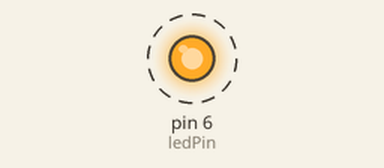
This sketch was run on a simulated Arduino Uno, built with avr-gcc and run on an emulated ATmega328P. Parts: output pins drawn as LEDs (lit = HIGH). Dashed ring = blinking.

Above: at 0.16 s.
Timing chart, 0 to 3.0 s (numbered marks = the images above):
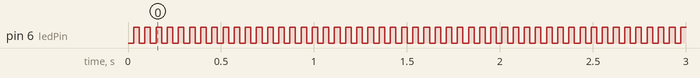

Measured:
- by itself, pin 6 (ledPin): alternates HIGH for 0.03 s and LOW for 0.03 s
- by itself, everything shown: repeats every 23.0 s, in 48 steps

The sketch:

nodelayblink.ino
```cpp
const int ledPin =  6;      // the number of the LED pin
byte level = 0;
unsigned long currentTime;  // could use micros also for more precise timing
unsigned long previousTime;
unsigned long elapsedTime;
unsigned long halfPeriod = 30;

void setup() {
  // set the digital pin as output: =
  pinMode(ledPin, OUTPUT);
}

void loop()
{    currentTime = millis(); // capture the current time
    elapsedTime = currentTime - previousTime; // how much time elapsed since last pass thru loop
    if (elapsedTime >= halfPeriod) { // time to change levels?
      previousTime = previousTime + halfPeriod ;// set up for next level change
      level = 1 - level; // will change 1,0,1,0,1,0 ...
      digitalWrite (ledPin, level);

  }
}
```
